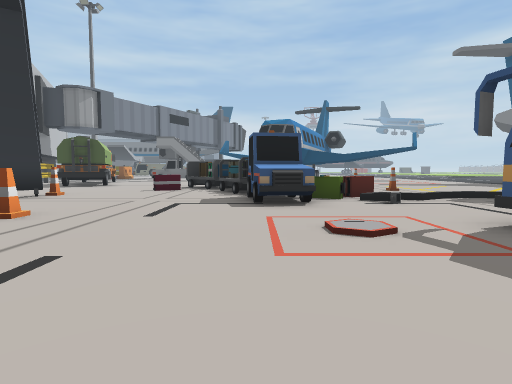
view 1 (above)

16 first-person views from a walk through a Unity game level. The camera is 1.3 m above the floor, tilts 4° down and sees 80° across. The floor is counted in squares, 2 m on a side. Each view is taken from the middle of a square. On the plan, view 1 faces up. The plan holds only what a view shows up to about 10 squares ahead; the rest is blank. The place goes on beyond the plan. Some surface patterns are stand-ins.

view 2
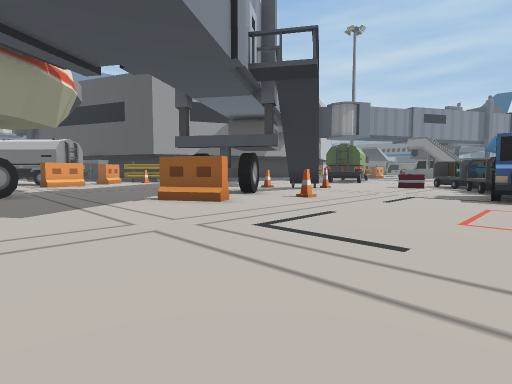

view 3
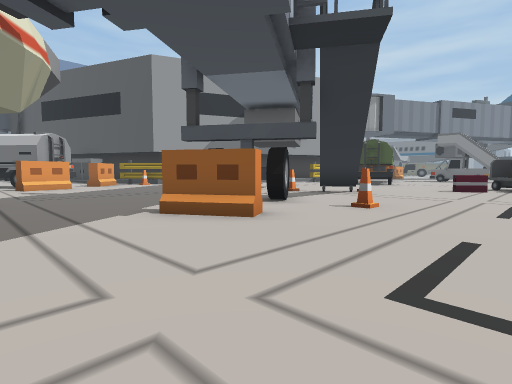

view 4
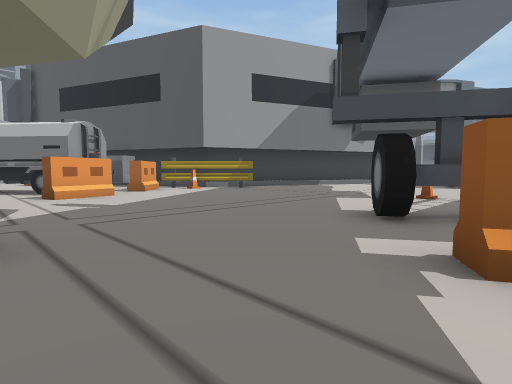

view 5
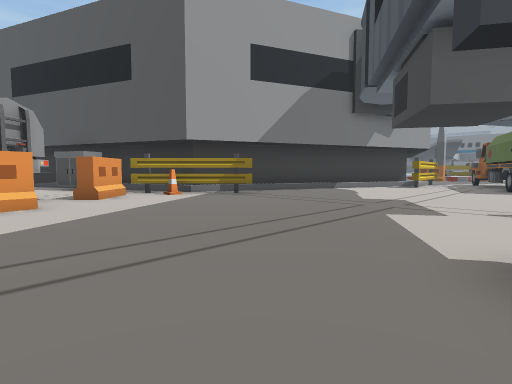

view 6
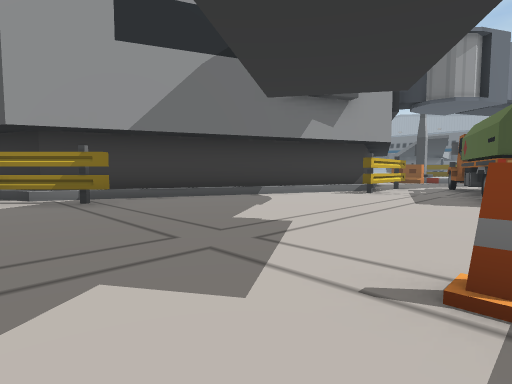

view 7
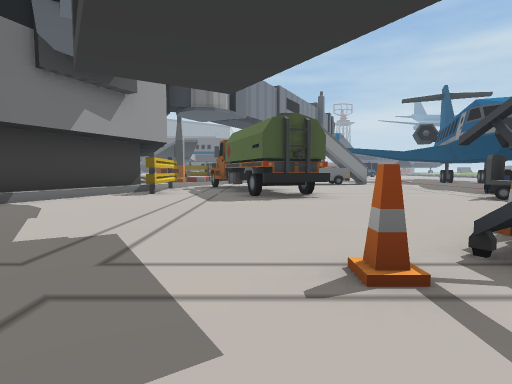

view 8
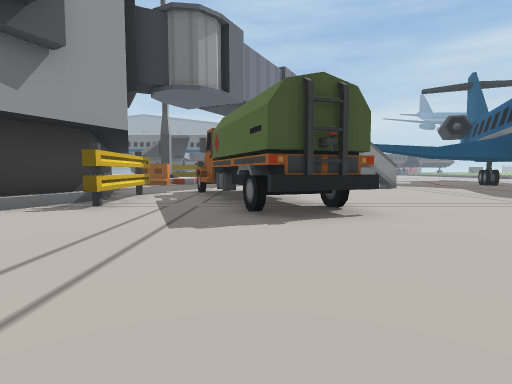

view 9
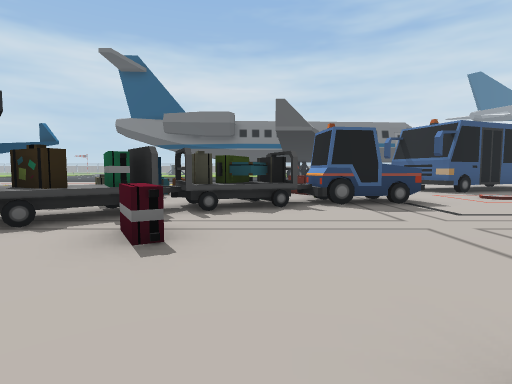

view 10
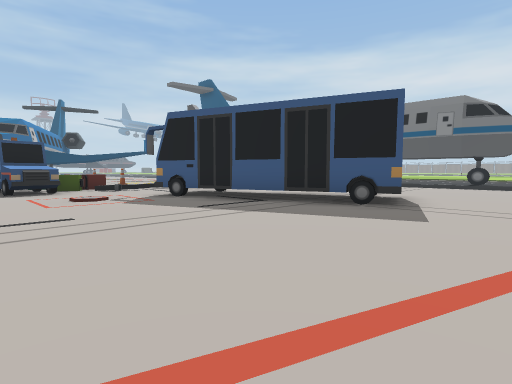

view 11
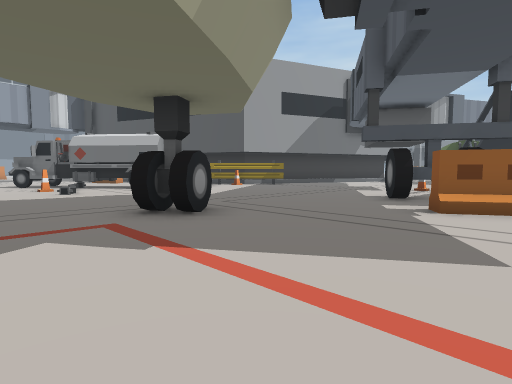

view 12
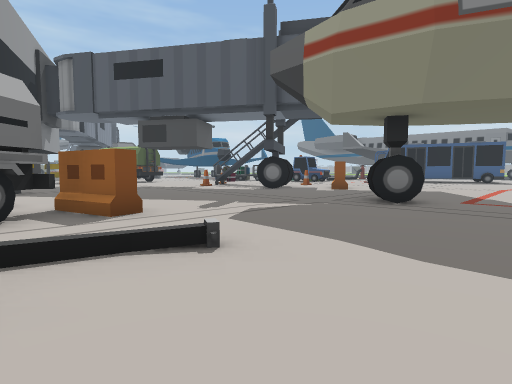

view 13
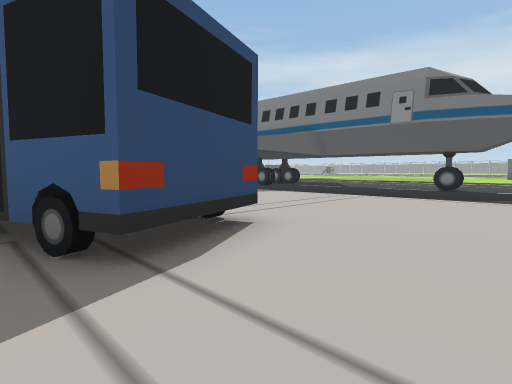

view 14
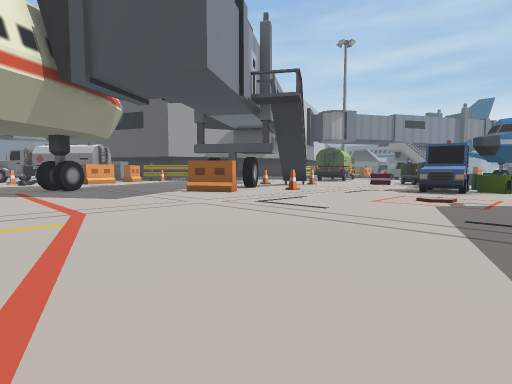

view 15
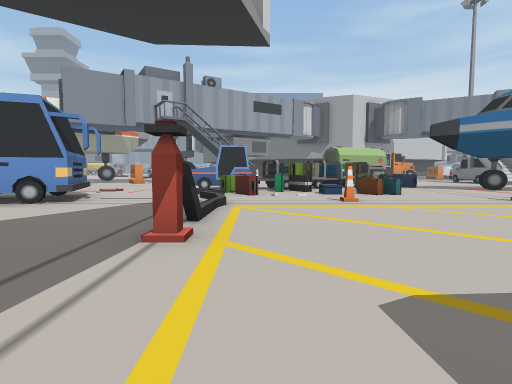

view 16
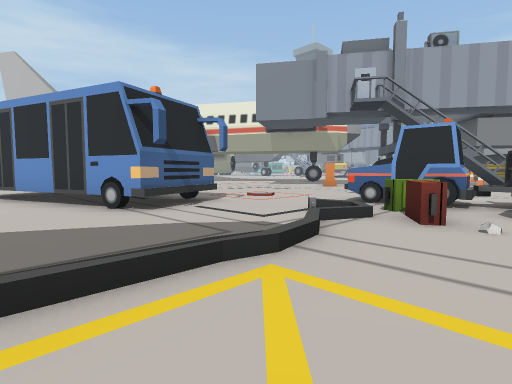

### Floor plan
Key: @ floor where view 1 was taken; # wall or solid block; . floor; / step, stairs or slope; = window, fence, low wall or low ledge; ^ raised ledge; B bus; W wheel; T truck; O other object.
Columns run from 15 left of view 1 to 16 right of it. Each row starts with its distance up from view 1.
 18    ...    .....
 17    ..TT   .....
 16    ##.T  ...... W
 15    #=.TT ...... ...
 14   ##=..TT.....^ ...
 13   #....TTT....  .....
 12  ##....TT....#^^..=....
 11  #/..........^##.==.....
 10  #..........^.##==.#.....
  9 ##............##^=........
  8 #.........#....OO==........
  7 ##.......##....##^/////#..
  6 ##.............OO./......
  5 #.......................
  4 O.......##..#......##..
  3 #........#........B##.
  2 T.O.......OO.......##..  ...
  1 TOO................###. .....
  0 ...............@...###........
 -1 .......W............##B.......W
 -2 ......WW......................W.
 -3 ................................
 -4 ............ ............

Positions as (right, up) in squares from view 1, and headings:
1: (0, 0), facing up
2: (1, -2), facing up-left
3: (-1, -1), facing up-left
4: (-5, -1), facing up-left
5: (-7, 1), facing up-left
6: (-7, 5), facing up-left
7: (-8, 5), facing up
8: (-8, 8), facing up
9: (-6, 9), facing right
10: (-1, -4), facing up-right
11: (-4, -4), facing up-left
12: (-15, -4), facing up-right
13: (4, -4), facing up-right
14: (3, -4), facing up-left
15: (11, 8), facing left
16: (7, 9), facing down-left
